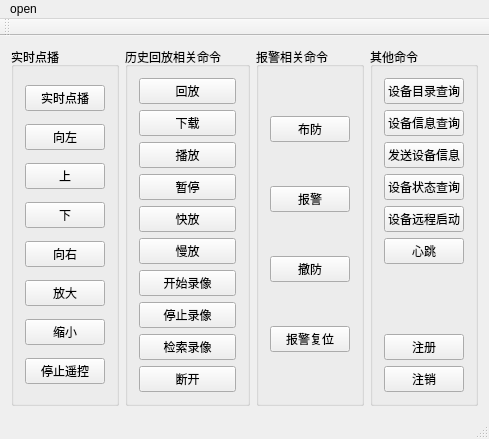
<?xml version="1.0" encoding="UTF-8"?>
<ui version="4.0">
 <class>SIPMAINWINDOW</class>
 <widget class="QMainWindow" name="SIPMAINWINDOW">
  <property name="geometry">
   <rect>
    <x>0</x>
    <y>0</y>
    <width>448</width>
    <height>431</height>
   </rect>
  </property>
  <property name="windowTitle">
   <string>SIPMAINWINDOW</string>
  </property>
  <widget class="QWidget" name="centralWidget">
   <layout class="QGridLayout" name="gridLayout">
    <item row="0" column="0">
     <widget class="QGroupBox" name="groupBox_2">
      <property name="title">
       <string>实时点播</string>
      </property>
      <layout class="QVBoxLayout" name="verticalLayout">
       <item>
        <widget class="QPushButton" name="btnLive">
         <property name="text">
          <string>实时点播</string>
         </property>
        </widget>
       </item>
       <item>
        <widget class="QPushButton" name="btnLeft">
         <property name="text">
          <string>向左</string>
         </property>
        </widget>
       </item>
       <item>
        <widget class="QPushButton" name="btnUp">
         <property name="text">
          <string>上</string>
         </property>
        </widget>
       </item>
       <item>
        <widget class="QPushButton" name="btnDown">
         <property name="text">
          <string>下</string>
         </property>
        </widget>
       </item>
       <item>
        <widget class="QPushButton" name="btnRight">
         <property name="text">
          <string>向右</string>
         </property>
        </widget>
       </item>
       <item>
        <widget class="QPushButton" name="btnZoomLarge">
         <property name="text">
          <string>放大</string>
         </property>
        </widget>
       </item>
       <item>
        <widget class="QPushButton" name="btnZoomLittle">
         <property name="text">
          <string>缩小</string>
         </property>
        </widget>
       </item>
       <item>
        <widget class="QPushButton" name="btnStop">
         <property name="text">
          <string>停止遥控</string>
         </property>
        </widget>
       </item>
      </layout>
     </widget>
    </item>
    <item row="0" column="1">
     <widget class="QGroupBox" name="groupBox">
      <property name="title">
       <string>历史回放相关命令</string>
      </property>
      <layout class="QVBoxLayout" name="verticalLayout_2">
       <item>
        <widget class="QPushButton" name="btnPlayBack">
         <property name="text">
          <string>回放</string>
         </property>
        </widget>
       </item>
       <item>
        <widget class="QPushButton" name="btnDownload">
         <property name="text">
          <string>下载</string>
         </property>
        </widget>
       </item>
       <item>
        <widget class="QPushButton" name="btnPlay">
         <property name="text">
          <string>播放</string>
         </property>
        </widget>
       </item>
       <item>
        <widget class="QPushButton" name="btnPause">
         <property name="text">
          <string>暂停</string>
         </property>
        </widget>
       </item>
       <item>
        <widget class="QPushButton" name="btnFastPlay">
         <property name="text">
          <string>快放</string>
         </property>
        </widget>
       </item>
       <item>
        <widget class="QPushButton" name="btnSlowPlay">
         <property name="text">
          <string>慢放</string>
         </property>
        </widget>
       </item>
       <item>
        <widget class="QPushButton" name="btnRecord">
         <property name="text">
          <string>开始录像</string>
         </property>
        </widget>
       </item>
       <item>
        <widget class="QPushButton" name="btnStopRecord">
         <property name="text">
          <string>停止录像</string>
         </property>
        </widget>
       </item>
       <item>
        <widget class="QPushButton" name="btnSearchRecord">
         <property name="text">
          <string>检索录像</string>
         </property>
        </widget>
       </item>
       <item>
        <spacer name="verticalSpacer_3">
         <property name="orientation">
          <enum>Qt::Vertical</enum>
         </property>
         <property name="sizeHint" stdset="0">
          <size>
           <width>20</width>
           <height>40</height>
          </size>
         </property>
        </spacer>
       </item>
       <item>
        <widget class="QPushButton" name="btnBye">
         <property name="text">
          <string>断开</string>
         </property>
        </widget>
       </item>
      </layout>
     </widget>
    </item>
    <item row="0" column="2">
     <widget class="QGroupBox" name="groupBox_3">
      <property name="title">
       <string>报警相关命令</string>
      </property>
      <layout class="QVBoxLayout" name="verticalLayout_3">
       <item>
        <widget class="QPushButton" name="btnSetGuard">
         <property name="text">
          <string>布防</string>
         </property>
        </widget>
       </item>
       <item>
        <widget class="QPushButton" name="btnAlarm">
         <property name="text">
          <string>报警</string>
         </property>
        </widget>
       </item>
       <item>
        <widget class="QPushButton" name="btnResetGuard">
         <property name="text">
          <string>撤防</string>
         </property>
        </widget>
       </item>
       <item>
        <widget class="QPushButton" name="btnResetAlarm">
         <property name="text">
          <string>报警复位</string>
         </property>
        </widget>
       </item>
      </layout>
     </widget>
    </item>
    <item row="0" column="3">
     <widget class="QGroupBox" name="groupBox_4">
      <property name="title">
       <string>其他命令</string>
      </property>
      <layout class="QVBoxLayout" name="verticalLayout_4">
       <item>
        <widget class="QPushButton" name="btnCatalog">
         <property name="text">
          <string>设备目录查询</string>
         </property>
        </widget>
       </item>
       <item>
        <widget class="QPushButton" name="btnDeviceInfo">
         <property name="text">
          <string>设备信息查询</string>
         </property>
        </widget>
       </item>
       <item>
        <widget class="QPushButton" name="btnSendDevInfo">
         <property name="text">
          <string>发送设备信息</string>
         </property>
        </widget>
       </item>
       <item>
        <widget class="QPushButton" name="btnDeviceStatus">
         <property name="text">
          <string>设备状态查询</string>
         </property>
        </widget>
       </item>
       <item>
        <widget class="QPushButton" name="btnDeviceStart">
         <property name="text">
          <string>设备远程启动</string>
         </property>
        </widget>
       </item>
       <item>
        <widget class="QPushButton" name="btnKeepLive">
         <property name="text">
          <string>心跳</string>
         </property>
        </widget>
       </item>
       <item>
        <spacer name="verticalSpacer_2">
         <property name="orientation">
          <enum>Qt::Vertical</enum>
         </property>
         <property name="sizeHint" stdset="0">
          <size>
           <width>20</width>
           <height>40</height>
          </size>
         </property>
        </spacer>
       </item>
       <item>
        <spacer name="verticalSpacer">
         <property name="orientation">
          <enum>Qt::Vertical</enum>
         </property>
         <property name="sizeHint" stdset="0">
          <size>
           <width>20</width>
           <height>40</height>
          </size>
         </property>
        </spacer>
       </item>
       <item>
        <widget class="QPushButton" name="btnRegist">
         <property name="text">
          <string>注册</string>
         </property>
        </widget>
       </item>
       <item>
        <widget class="QPushButton" name="btnCancleRegist">
         <property name="text">
          <string>注销</string>
         </property>
        </widget>
       </item>
      </layout>
     </widget>
    </item>
   </layout>
  </widget>
  <widget class="QMenuBar" name="menuBar">
   <property name="geometry">
    <rect>
     <x>0</x>
     <y>0</y>
     <width>448</width>
     <height>23</height>
    </rect>
   </property>
   <widget class="QMenu" name="menuopen">
    <property name="title">
     <string>open</string>
    </property>
   </widget>
   <addaction name="menuopen"/>
  </widget>
  <widget class="QToolBar" name="mainToolBar">
   <attribute name="toolBarArea">
    <enum>TopToolBarArea</enum>
   </attribute>
   <attribute name="toolBarBreak">
    <bool>false</bool>
   </attribute>
  </widget>
  <widget class="QStatusBar" name="statusBar"/>
 </widget>
 <layoutdefault spacing="6" margin="11"/>
 <resources/>
 <connections/>
</ui>
